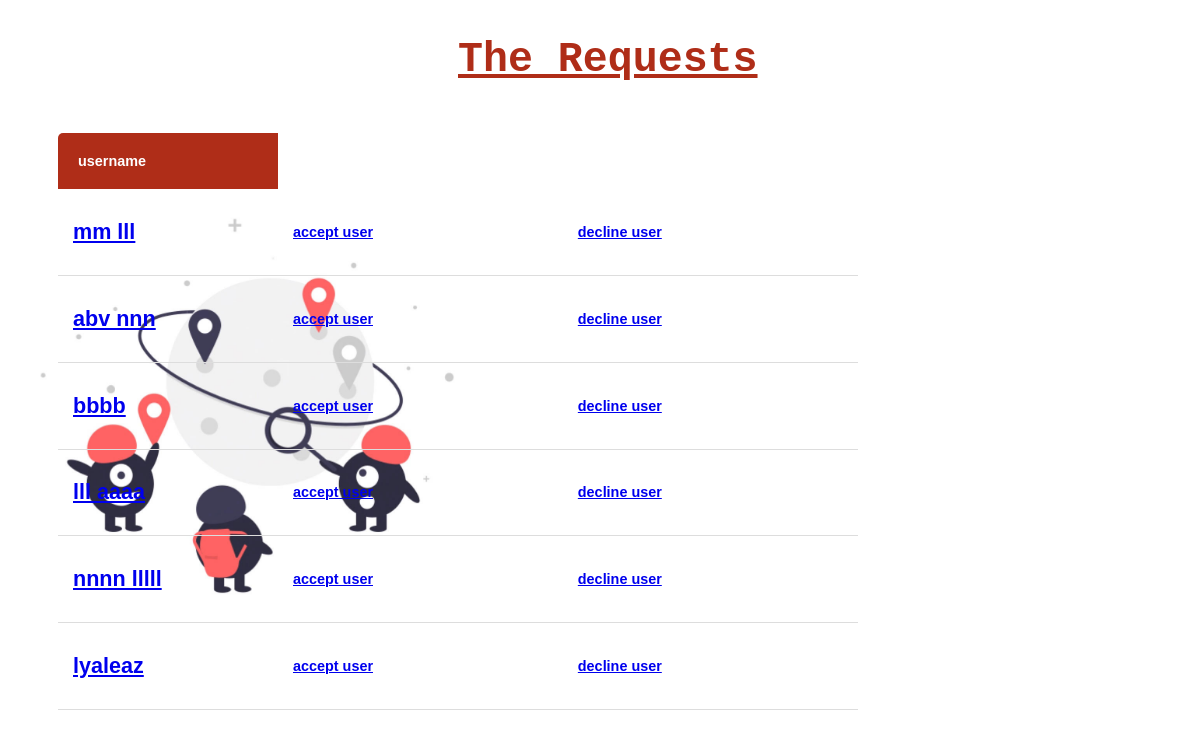
The page /Request/ on the database its author committed.
### project/models.py (models this page shows)
class User(AbstractUser):
    is_passenger=models.BooleanField(default=False)
    is_Admin=models.BooleanField(default=False)

class Driver(User):
    companyName=models.CharField(max_length=100,default='')
    phone=models.CharField(max_length=10,default='')
    is_ok= models.BooleanField(default=False)
    License=models.FileField(upload_to='files/', null=True)
    certificate=models.FileField(default=None)
    class Meta:
        db_table = 'Drivers'

class User(AbstractUser):
    is_passenger=models.BooleanField(default=False)
    is_Admin=models.BooleanField(default=False)

### project/views.py (the view)
# urls.py: path('Request/',views.Request,name="Request"),
def Request(request):
    userList= Driver.objects.filter(is_ok=False)
    return render(request, 'project/Request.html', {'users': userList})

### project/templates/project/Request.html (shortened to what this page needs)
{% load static %}
<!DOCTYPE html>
<html>
    <head>
        <link rel="stylesheet" href="">
    </head>
<body  style="background-image:url('{% static 'img/unnamed.jpg' %}'); background-repeat: no-repeat; background-size:100%;">
                  <div class="header" >
                   <h1> The Requests </h1>
                  </div>
<table class="content-table">
        <thead>
                <tr>
                  <th>username</th>
                </tr>
              </thead>
            {% for user in users %}
            <td> <a href="{% url 'detail' user.id %}"> <h2> {{user.username}} </h2> </a> </td>
                <td> <a href="{% url 'Accept' user.id %}"> <h4> accept user </h4> </a> </td>
                    <td> <a href="{% url 'Decline' user.id %}"> <h4> decline user </h4> </a> </td>
            {% endfor %}
    </body>
</html>

### project/templates/project/Request.html (style rules this page uses)
.content-table { border-collapse: collapse; margin: 25px 0; font-size: 0.9em; min-width: 800px; border-radius: 5px 5px 0 0; overflow: hidden; margin-left:50px; }
.content-table thead tr { font-family: sans-serif; background-color: #AF2D18; color: #ffffff; text-align: left; font-weight: bold; }
.content-table th { width: 180px; padding: 20px; }
.content-table td { font-family: sans-serif; padding: 12px 15px; }
div { height: 100px; color: #AF2D18; text-decoration: underline; margin-left:450px; overflow: hidden; font-family: "Lucida Console", monospace; font-weight: bold; font-size: 1.3rem; }

### rows shown on the page
Driver: username "mm lll"
Driver: username "abv nnn"
Driver: username "bbbb"
Driver: username "lll aaaa"
Driver: username "nnnn lllll"
Driver: username "lyaleaz"
